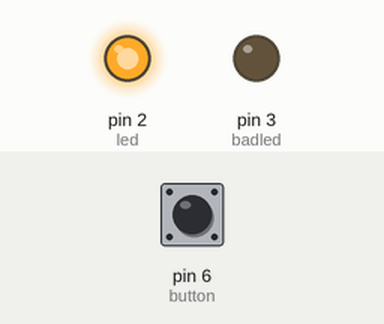
The sketch below on a simulated Arduino Uno, built with avr-gcc and run on an emulated ATmega328P. On the bench: output pins drawn as LEDs (lit = HIGH). Inputs (shaded band) come from the test bench; at power-on: pin 6 (button) LOW. What the sketch prints to the serial monitor is not drawn.

Above: at 1.2 s.
1.3 s: pin 6 (button) pulled HIGH for 0.15 s
At 1.38 s:
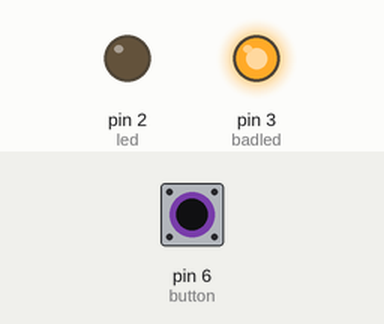
2.9 s: pin 6 (button) pulled HIGH for 3.2 s
At 7.0 s:
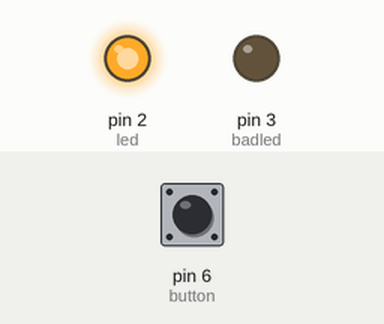
Timing chart, 0 to 8.5 s (numbered marks = the images above; inputs shaded):
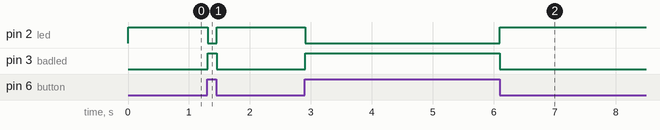

The sketch:

2022-09-06_Pull_Up_Test.ino
```cpp
const int badled = 3;
const int led = 2;
const int button = 6;
int state;

void setup() {
  pinMode (2, OUTPUT);
  pinMode (3, OUTPUT);
  pinMode (6, INPUT);
  Serial.begin (9600);
}

void loop() {
  state = digitalRead (button);
  Serial.println (state);
  if (state == 1) {
    digitalWrite (led, LOW);
    digitalWrite (badled, HIGH);
  } else {
    digitalWrite (led, HIGH);
    digitalWrite (badled, LOW);
  }
}
```

Measured:
- after the input at 1.3 s, pin 2 (led): HIGH → LOW at once, → HIGH 0.15 s later; pin 3 (badled): LOW → HIGH at once, → LOW 0.15 s later
- after the input at 2.9 s, pin 2 (led): HIGH → LOW at once, → HIGH 3.2 s later; pin 3 (badled): LOW → HIGH at once, → LOW 3.2 s later
